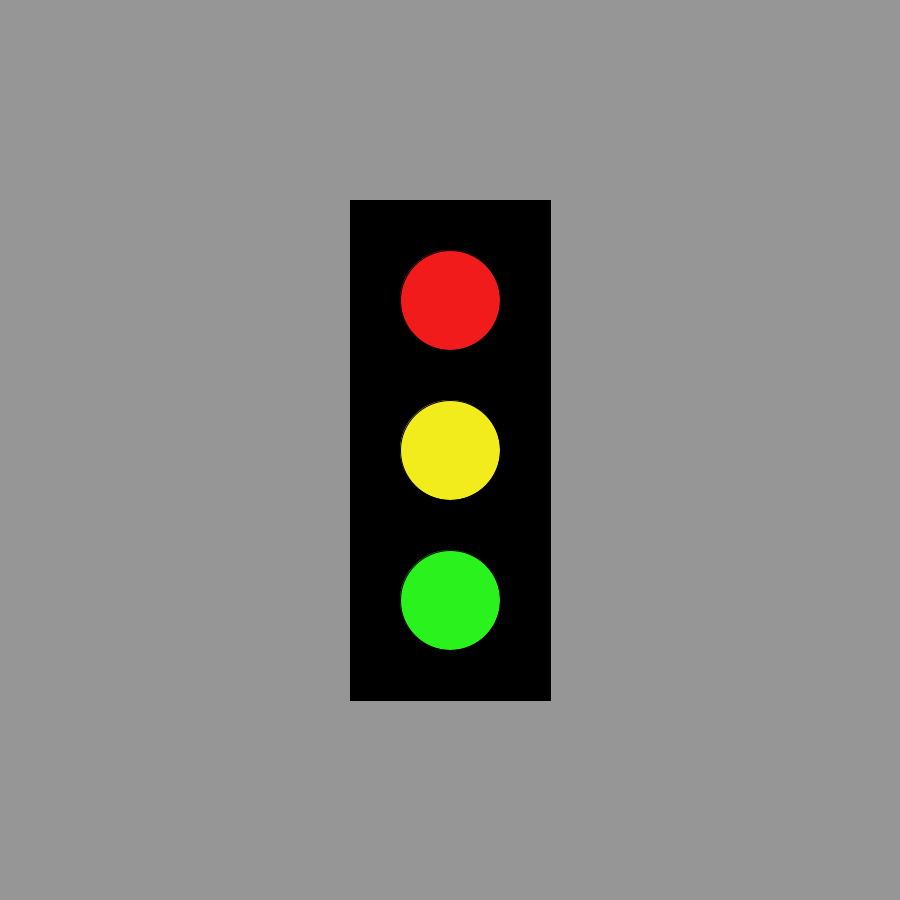
Frame 1 (no input)
Frame 60 (the mouse pressed at the canvas centre just before this capture): identical to frame 1, image omitted
Frame 120 (the mouse held since frame 60 and released just before this capture): identical to frame 1, image omitted

The Processing sketch that drew this single still picture (run headless with seeded random() and noise(); from frame 60 on, the mouse is pressed at the canvas centre):

// Processing sketch: TaskThree
// ── TaskThree.pde
int colR;
int colY;
int colG;
int colBackground;
int colOff;

void setup() {
  // Set the size of the window
  size(900, 900);
  rectMode(CENTER);
  colBackground =0 ;
  colR = #F21B1B;
  colY = #F2EC1D;
  colG = #2AF21D;
  colOff = 150;
  background(150);
}

void draw() {
  // Base of the traffc light
  fill(colBackground);
  rect(450, 450, 200, 500);

  // Red light
  fill(colR);
  ellipse(450, 300, 100, 100);
  // Yellow light
  fill(colY);
  ellipse(450, 450, 100, 100);
  // Green light
  fill(colG);
  if (keyPressed) {
    if (key == 'c' || key == 'C') { 
      fill(colOff);
    }
  }
  ellipse(450, 600, 100, 100);
}
